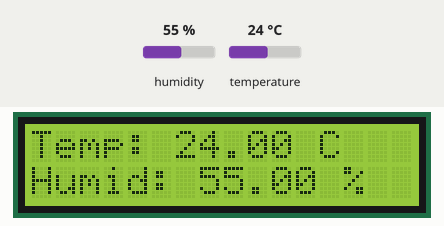
Recording of a program running on a simulated Arduino Uno, built with avr-gcc and run on an emulated ATmega328P. Shown: 16×2 character LCD. The test bench sets the inputs (shaded band); at power-on: humidity 55 %, temperature 24 °C.

Above: at 1.2 s.
1.3 s: humidity set to 22 %
At 3.1 s:
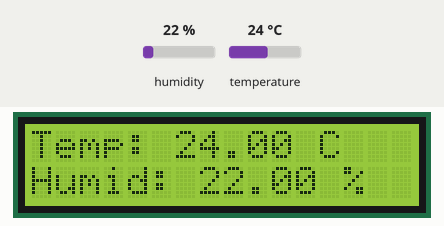
4.1 s: temperature set to 12 °C
At 5.3 s:
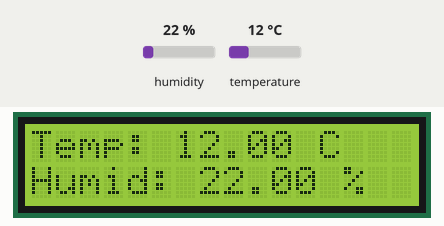
6.9 s: humidity set to 40 %
At 8.7 s:
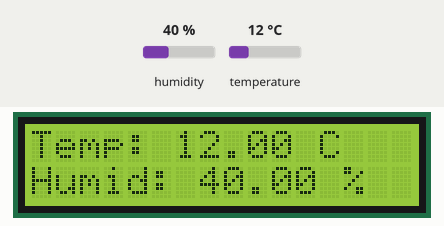
9.8 s: temperature set to 19 °C
At 11.0 s:
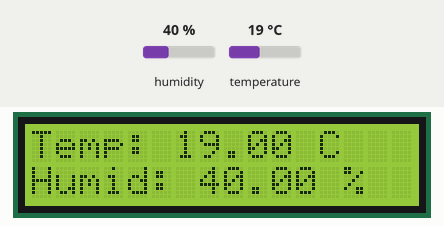
Timing chart, 0 to 12.8 s (numbered marks = the images above; inputs shaded):
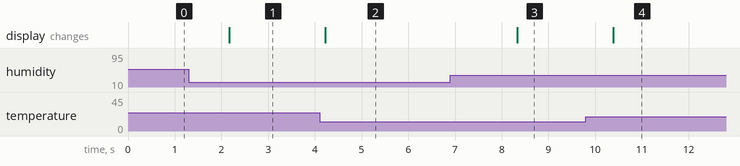

Measured:
- after the input at 1.3 s, the display: changes after 0.87 s (image 1)
- after the input at 4.1 s, the display: changes after 0.12 s (image 2)
- after the input at 6.9 s, the display: changes after 1.4 s (image 3)
- after the input at 9.8 s, the display: changes after 0.58 s (image 4)

The program:

main.cpp
```cpp
#include <Arduino.h>
#include <LiquidCrystal_I2C.h>
#include <DHT.h>

#define DHT_PIN 2
#define DHT_TYPE DHT11

LiquidCrystal_I2C lcd(0x27, 16, 2);
DHT dht(DHT_PIN, DHT_TYPE);

void setup()
{
  lcd.init();
  lcd.backlight();

  dht.begin();
}

void loop()
{
  float temperature = dht.readTemperature();
  float humidity = dht.readHumidity();

  if (isnan(temperature) || isnan(humidity))
  {
    lcd.clear();
    lcd.setCursor(0, 0);
    lcd.print("Failed");
    return;
  }

  lcd.clear();
  lcd.setCursor(0, 0);
  lcd.print("Temp: ");
  lcd.print(temperature);
  lcd.print(" C");
  lcd.setCursor(0, 1);
  lcd.print("Humid: ");
  lcd.print(humidity);
  lcd.print(" %");

  delay(2000);
}
```
